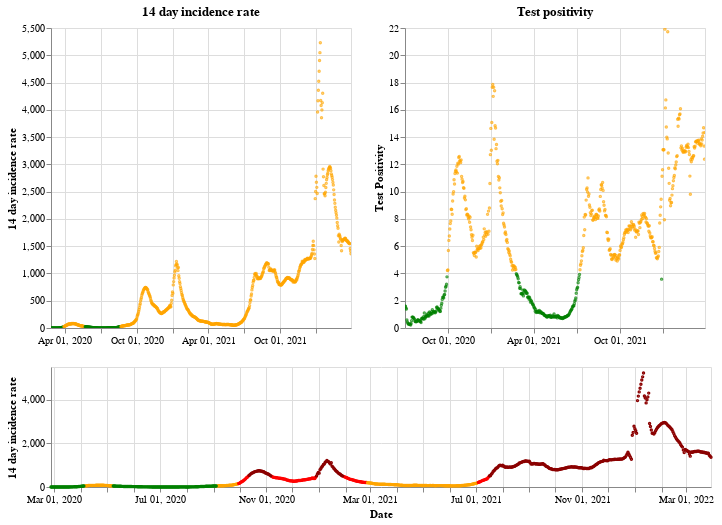

Notebook source saved alongside this figure:
### Markdown cell above
## Northern Ireland

### Code cell
plot_traffic_light('Northern Ireland')

### Figure 1 — Vega-Lite specification as saved in the notebook (floating-point values rounded to 4 significant figures; data arrays with more than 128 entries replaced by an {"elided": "..."} marker saying what was removed)
{"config": {"view": {"continuousWidth": 400, "continuousHeight": 300}}, "vconcat": [{"hconcat": [{"mark": {"type": "point", "size": 2}, "encoding": {"color": {"condition": {"value": "green", "test": "(datum.twoWeeklyCasesRate <= 25)"}, "value": "orange"}, "tooltip": [{"type": "nominal", "field": "areaName"}, {"type": "temporal", "field": "date"}, {"type": "quantitative", "field": "twoWeeklyCasesRate"}, {"type": "quantitative", "field": "testPositivity"}], "x": {"type": "temporal", "axis": {"title": ""}, "field": "date", "scale": {"domain": {"selection": "DateBrush"}}, "timeUnit": "yearmonthdate"}, "y": {"type": "quantitative", "axis": {"title": "14 day incidence rate"}, "field": "twoWeeklyCasesRate"}}, "title": "14 day incidence rate", "width": 300}, {"mark": {"type": "point", "size": 2}, "encoding": {"color": {"condition": {"value": "green", "test": "(datum.testPositivity <= 4)"}, "value": "orange"}, "tooltip": [{"type": "nominal", "field": "areaName"}, {"type": "temporal", "field": "date"}, {"type": "quantitative", "field": "twoWeeklyCasesRate"}, {"type": "quantitative", "field": "testPositivity"}], "x": {"type": "temporal", "axis": {"title": ""}, "field": "date", "scale": {"domain": {"selection": "DateBrush"}}, "timeUnit": "yearmonthdate"}, "y": {"type": "quantitative", "axis": {"title": "Test Positivity"}, "field": "testPositivity"}}, "title": "Test positivity", "width": 300}]}, {"layer": [{"mark": {"type": "point", "size": 2}, "encoding": {"color": {"condition": {"value": "orange", "test": "(((datum.testPositivity < 4) && (datum.twoWeeklyCasesRate >= 50)) && (datum.twoWeeklyCasesRate < 200))"}, "value": "red"}, "opacity": {"condition": {"value": 1, "test": "((datum.twoWeeklyCasesRate >= 50) && (datum.twoWeeklyCasesRate < 500))"}, "value": 0}, "tooltip": [{"type": "nominal", "field": "areaName"}, {"type": "temporal", "field": "date"}, {"type": "quantitative", "field": "twoWeeklyCasesRate"}, {"type": "quantitative", "field": "testPositivity"}], "x": {"type": "temporal", "axis": {"title": "Date"}, "field": "date", "timeUnit": "yearmonthdate"}, "y": {"type": "quantitative", "axis": {"title": "14 day incidence rate"}, "field": "twoWeeklyCasesRate"}}, "selection": {"DateBrush": {"type": "interval", "encodings": ["x"], "fields": ["Time"]}}}, {"mark": {"type": "point", "size": 2}, "encoding": {"color": {"value": "darkred"}, "opacity": {"condition": {"value": 1, "test": "(datum.twoWeeklyCasesRate >= 500)"}, "value": 0}, "tooltip": [{"type": "nominal", "field": "areaName"}, {"type": "temporal", "field": "date"}, {"type": "quantitative", "field": "twoWeeklyCasesRate"}, {"type": "quantitative", "field": "testPositivity"}], "x": {"type": "temporal", "axis": {"title": "Date"}, "field": "date", "timeUnit": "yearmonthdate"}, "y": {"type": "quantitative", "axis": {"title": "14 day incidence rate"}, "field": "twoWeeklyCasesRate"}}}, {"mark": {"type": "point", "size": 2}, "encoding": {"color": {"condition": {"value": "green", "test": "((datum.testPositivity < 4) && (datum.twoWeeklyCasesRate < 50))"}, "value": "orange"}, "opacity": {"condition": {"value": 1, "test": "(datum.twoWeeklyCasesRate < 50)"}, "value": 0}, "tooltip": [{"type": "nominal", "field": "areaName"}, {"type": "temporal", "field": "date"}, {"type": "quantitative", "field": "twoWeeklyCasesRate"}, {"type": "quantitative", "field": "testPositivity"}], "x": {"type": "temporal", "axis": {"title": "Date"}, "field": "date", "timeUnit": "yearmonthdate"}, "y": {"type": "quantitative", "axis": {"title": "14 day incidence rate"}, "field": "twoWeeklyCasesRate"}}}], "height": 120, "width": 660}], "data": {"name": "data-f561f7832e8175f341d3c9f019559c05"}, "$schema": "https://vega.github.io/schema/vega-lite/v4.8.1.json", "datasets": {"data-f561f7832e8175f341d3c9f019559c05": {"elided": "764 records"}}}
